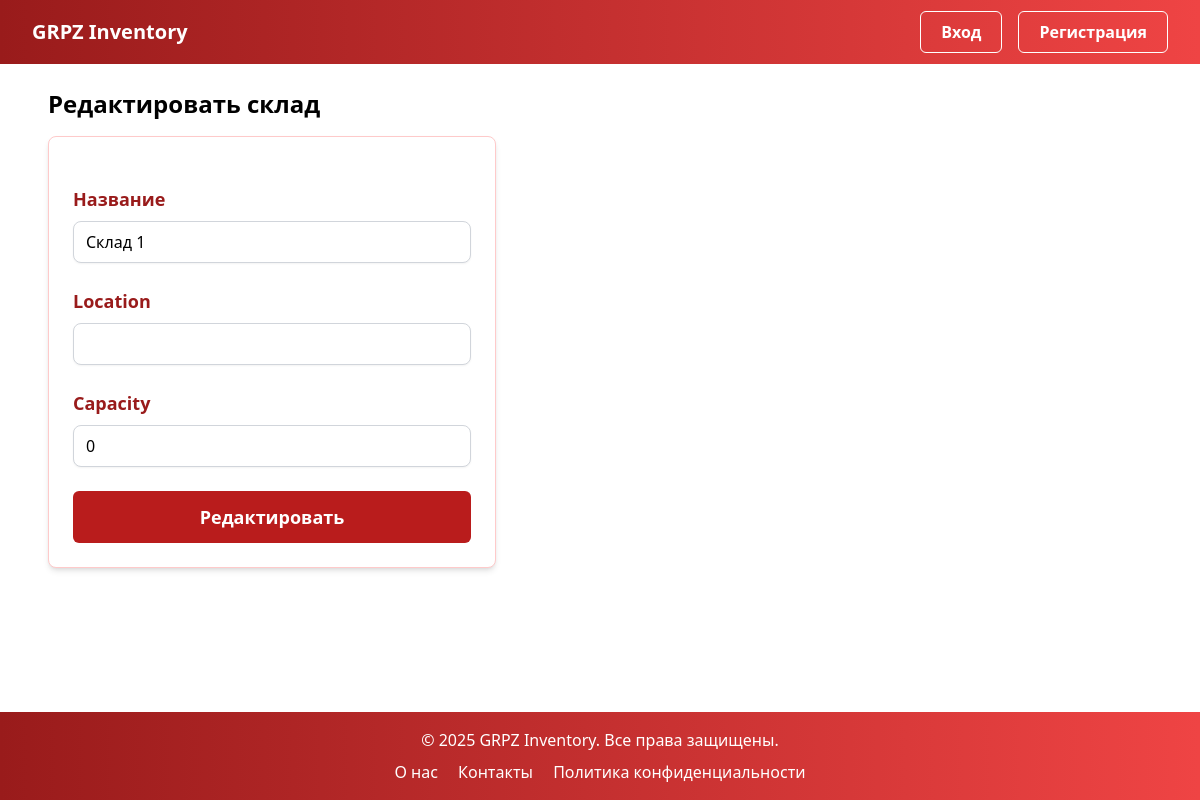
/warehouses/edit/1/, run on an earlier commit of the app's database.
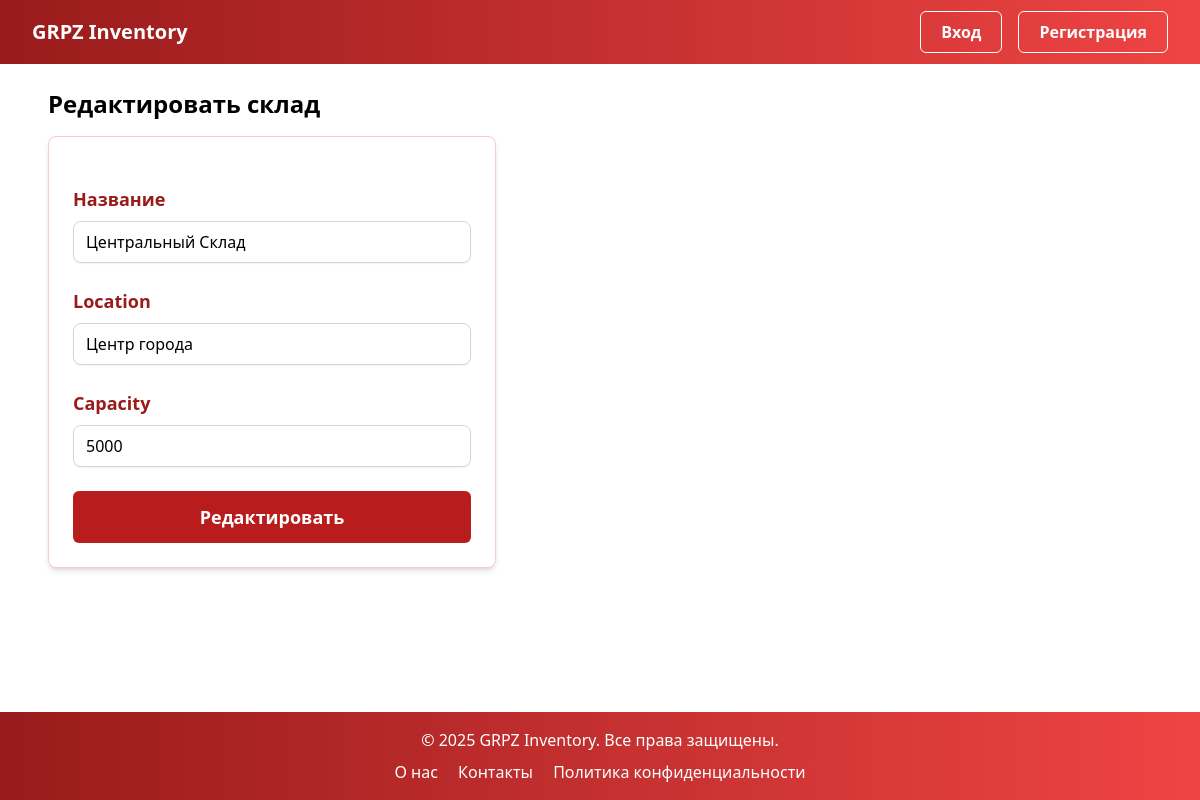
And on a later commit of the database.
### warehouses/models.py (models this page shows, shortened)
class Warehouse(models.Model):
    name = models.CharField(max_length=255, verbose_name='Название')
    address = models.TextField(verbose_name='Адрес')
    responsible = models.ForeignKey('users.User', on_delete=models.SET_NULL, null=True, verbose_name='Ответственный')
    location = models.CharField(max_length=200, blank=True)  # Добавлено поле местоположения
    capacity = models.PositiveIntegerField(default=0)       # Добавлено поле вместимости
    class Meta:
        verbose_name = 'Склад'
        verbose_name_plural = 'Склады'

### warehouses/views.py (the view)
# urls.py: path('edit/<int:pk>/', views.warehouse_edit, name='warehouse_edit'),
def warehouse_edit(request, pk):
    warehouse = get_object_or_404(Warehouse, pk=pk)
    if request.method == 'POST':
        form = WarehouseForm(request.POST, instance=warehouse)
        if form.is_valid():
            form.save()
            messages.success(request, 'Склад успешно обновлён!')
            return redirect('warehouses:warehouse_list')
        else:
            messages.error(request, 'Ошибка при обновлении склада. Проверьте данные.')
    else:
        form = WarehouseForm(instance=warehouse)
    return render(request, 'warehouses/warehouse_form.html', {'form': form, 'action': 'Редактировать'})

### warehouses/forms.py
class WarehouseForm(forms.ModelForm):
    class Meta:
        model = Warehouse
        fields = ['name', 'location', 'capacity']
        widgets = {
            'name': forms.TextInput(attrs={'class': 'block w-full rounded-[0.5rem] border-gray-300 shadow-sm focus:border-[#dc2626] focus:ring-[#dc2626]'}),
            'location': forms.TextInput(attrs={'class': 'block w-full rounded-[0.5rem] border-gray-300 shadow-sm focus:border-[#dc2626] focus:ring-[#dc2626]'}),
            'capacity': forms.NumberInput(attrs={'class': 'block w-full rounded-[0.5rem] border-gray-300 shadow-sm focus:border-[#dc2626] focus:ring-[#dc2626]'}),
        }

### warehouses/templates/warehouses/warehouse_form.html (shortened to what this page needs)
﻿{% extends 'base.html' %}
{% block content %}
<section>
    <h2 class="mb-4 text-2xl font-semibold text-black">{{ action }} склад</h2>
    <form method="post" class="max-w-md space-y-6 rounded-lg border border-red-200 bg-white p-6 shadow-md">
        {% for field in form %}
        <div>
            <label for="{{ field.id_for_label }}" class="mb-2 block text-lg font-semibold text-red-800">{{ field.label }}</label>
            {{ field }}
        </div>
        {% endfor %}
        <button type="submit" class="w-full rounded-md bg-red-700 py-3 text-lg font-bold text-white transition hover:bg-red-800">{{ action }}</button>
    </form>
</section>
{% endblock %}

What changed in the data, as far as the page shows it:
changed Warehouse: name "Склад 1" → "Центральный Склад"; location (not shown) → "Центр города"; capacity "0" → "5000"
